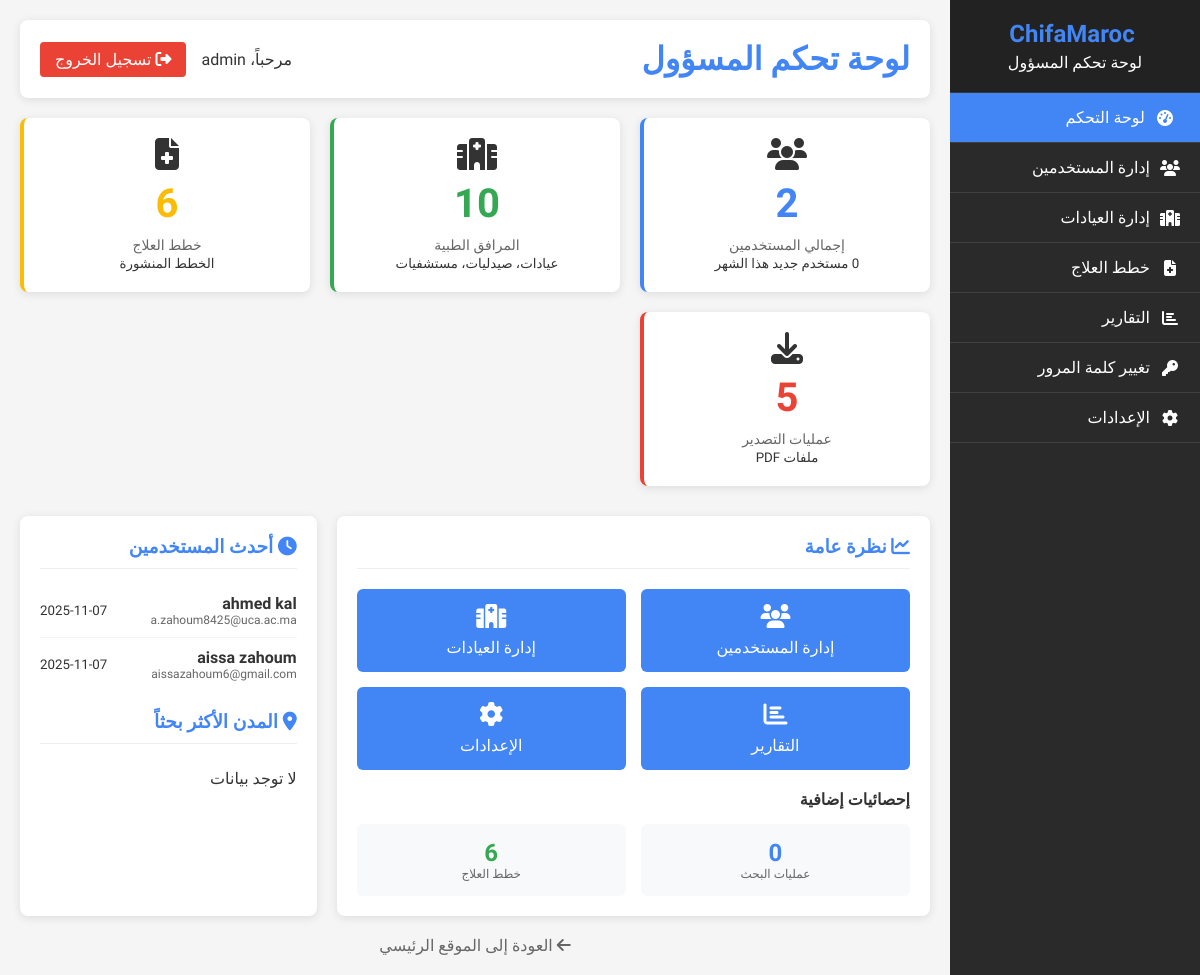
Before: /admin/admin_dashboard.php (signed in) with the older database file.
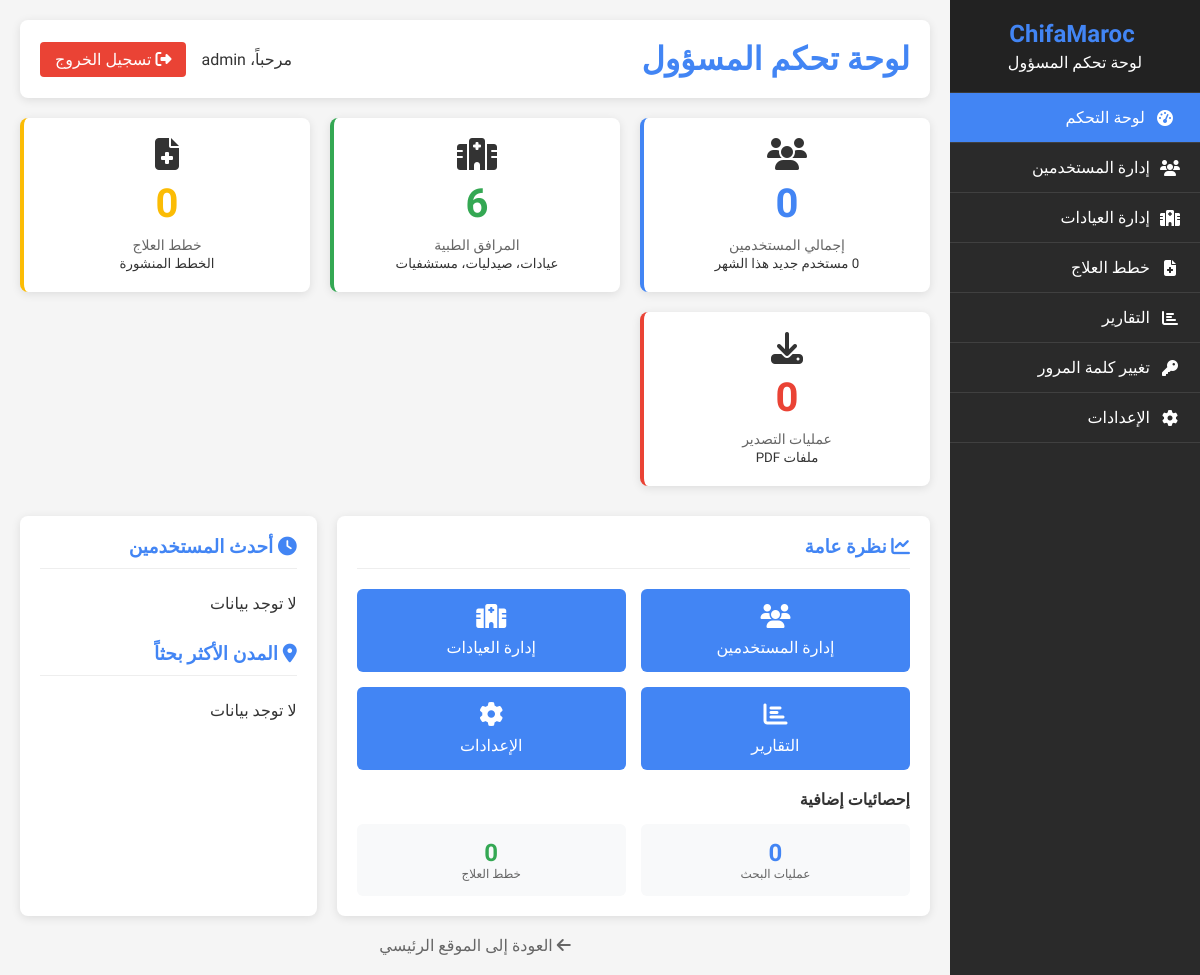
After: the same page with the newer database file.
### tables this page shows
CREATE TABLE `users` (
  `id` int(11) NOT NULL AUTO_INCREMENT,
  `first_name` varchar(100) NOT NULL,
  `last_name` varchar(100) NOT NULL,
  `email` varchar(255) NOT NULL,
  `password` varchar(255) NOT NULL,
  `phone` varchar(20) DEFAULT NULL,
  `date_of_birth` date DEFAULT NULL,
  `gender` enum('male','female','other') DEFAULT NULL,
  `address` text,
  `city` varchar(100) DEFAULT NULL,
  `country` varchar(100) DEFAULT 'Morocco',
  `profile_image` varchar(255) DEFAULT NULL,
  `is_active` tinyint(1) DEFAULT '1',
  `email_verified` tinyint(1) DEFAULT '0',
  `verification_token` varchar(100) DEFAULT NULL,
  `reset_token` varchar(100) DEFAULT NULL,
  `reset_token_expiry` datetime DEFAULT NULL,
  `last_login` datetime DEFAULT NULL,
  `login_attempts` int(11) DEFAULT '0',
  `account_locked_until` datetime DEFAULT NULL,
  `created_at` timestamp NOT NULL DEFAULT CURRENT_TIMESTAMP,
  `updated_at` timestamp NOT NULL DEFAULT CURRENT_TIMESTAMP ON UPDATE CURRENT_TIMESTAMP,
  PRIMARY KEY (`id`),
  UNIQUE KEY `email` (`email`),
  KEY `idx_email` (`email`),
  KEY `idx_is_active` (`is_active`)
);

### admin/admin_dashboard.php (the view, shortened to what the changed rows need)
<?php
$stats = [];
try {
    $pdo = getDatabaseConnection();
    $stmt = $pdo->query("SELECT COUNT(*) as count FROM users WHERE is_active = 1");
    $stats['users_count'] = $stmt->fetch()['count'];
    $stmt = $pdo->query("SELECT COUNT(*) as count FROM users WHERE created_at >= DATE_SUB(NOW(), INTERVAL 30 DAY)");
    $stats['new_users_month'] = $stmt->fetch()['count'];
    $stmt = $pdo->query("SELECT COUNT(*) as count FROM medical_facilities WHERE is_active = 1");
    $stats['facilities_count'] = $stmt->fetch()['count'];
    $stmt = $pdo->query("SELECT COUNT(*) as count FROM treatment_plans");
    $stats['treatment_plans_count'] = $stmt->fetch()['count'];
    $stmt = $pdo->query("SELECT COUNT(*) as count FROM export_history");
    $stats['exports_count'] = $stmt->fetch()['count'];
    $stmt = $pdo->query("SELECT COUNT(*) as count FROM user_searches");
    $stats['searches_count'] = $stmt->fetch()['count'];
    $stmt = $pdo->query("SELECT first_name, last_name, email, created_at FROM users ORDER BY created_at DESC LIMIT 5");
    $stats['recent_users'] = $stmt->fetchAll();
    $stmt = $pdo->query("SELECT city, COUNT(*) as search_count FROM user_searches WHERE city IS NOT NULL GROUP BY city ORDER BY search_count DESC LIMIT 5");
    $stats['top_cities'] = $stmt->fetchAll();
} catch (PDOException $e) {
    error_log("Error fetching admin statistics: " . $e->getMessage());
    $stats['error'] = 'لا يمكن تحميل الإحصائيات';
}
?>
<!DOCTYPE html>
<html lang="ar" dir="rtl">
<head>
    <link rel="stylesheet" href="https://cdnjs.cloudflare.com/ajax/libs/font-awesome/6.4.0/css/all.min.css">
</head>
<body>
    <div class="admin-container">
        <div class="sidebar">
            <div class="sidebar-header">
                <h2><i class="fas fa-hospital-heart"></i> ChifaMaroc</h2>
            </div>
        </div>
        <div class="main-content">
            <div class="header">
                <h1>لوحة تحكم المسؤول</h1>
            </div>
            <div class="stats-grid">
                <div class="stat-card users">
                    <i class="fas fa-users fa-2x"></i>
                    <div class="stat-number"><?php echo $stats['users_count'] ?? 0; ?></div>
                    <div class="stat-label">إجمالي المستخدمين</div>
                    <small><?php echo $stats['new_users_month'] ?? 0; ?> مستخدم جديد هذا الشهر</small>
                </div>
                <div class="stat-card facilities">
                    <i class="fas fa-hospital fa-2x"></i>
                    <div class="stat-number"><?php echo $stats['facilities_count'] ?? 0; ?></div>
                    <div class="stat-label">المرافق الطبية</div>
                    <small>عيادات، صيدليات، مستشفيات</small>
                </div>
                <div class="stat-card plans">
                    <i class="fas fa-file-medical fa-2x"></i>
                    <div class="stat-number"><?php echo $stats['treatment_plans_count'] ?? 0; ?></div>
                    <div class="stat-label">خطط العلاج</div>
                    <small>الخطط المنشورة</small>
                </div>
                <div class="stat-card exports">
                    <i class="fas fa-download fa-2x"></i>
                    <div class="stat-number"><?php echo $stats['exports_count'] ?? 0; ?></div>
                    <div class="stat-label">عمليات التصدير</div>
                    <small>ملفات PDF</small>
                </div>
            </div>
            <div class="dashboard-sections">
                <div class="section-card">
                    <div style="display: grid; grid-template-columns: 1fr 1fr; gap: 15px; margin-top: 15px;">
                        <div style="background: #f8f9fa; padding: 15px; border-radius: 6px; text-align: center;">
                            <div style="font-size: 1.5rem; font-weight: bold; color: var(--secondary-color);">
                                <?php echo $stats['treatment_plans_count'] ?? 0; ?>
                            </div>
                            <div style="font-size: 12px; color: #666;">خطط العلاج</div>
                        </div>
                    </div>
                </div>
                <div class="section-card">
                    <ul class="recent-users">
                        <?php if (isset($stats['recent_users']) && !empty($stats['recent_users'])): ?>
                            <?php foreach ($stats['recent_users'] as $user): ?>
                                <li>
                                    <div>
                                        <div class="user-name"><?php echo htmlspecialchars($user['first_name'] . ' ' . $user['last_name']); ?></div>
                                        <div class="user-email"><?php echo htmlspecialchars($user['email']); ?></div>
                                    </div>
                                    <small><?php echo date('Y-m-d', strtotime($user['created_at'])); ?></small>
                                </li>
                            <?php endforeach; ?>
                        <?php else: ?>
                            <li>لا توجد بيانات</li>
                        <?php endif; ?>
                    </ul>
                </div>
            </div>
        </div>
    </div>
</body>
</html>

Changed rows visible on the page:
removed users: first_name+last_name "ahmed kal", email "a.zahoum8425@uca.ac.ma", created_at "2025-11-07"
removed users: first_name+last_name "aissa zahoum", email "aissazahoum6@gmail.com", created_at "2025-11-07"
Other visible differences:
$stats['users_count']: "2" → "0"
$stats['facilities_count']: "10" → "6"
$stats['treatment_plans_count']: "6" → "0"
$stats['exports_count']: "5" → "0"
text now shown: "لا توجد بيانات"
